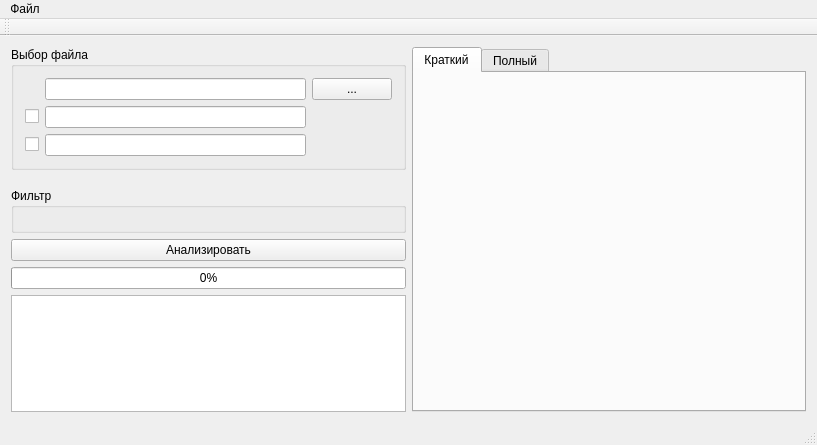
<?xml version="1.0" encoding="UTF-8"?>
<ui version="4.0">
 <class>MainWindow</class>
 <widget class="QMainWindow" name="MainWindow">
  <property name="geometry">
   <rect>
    <x>0</x>
    <y>0</y>
    <width>817</width>
    <height>445</height>
   </rect>
  </property>
  <property name="windowTitle">
   <string>MainWindow</string>
  </property>
  <widget class="QWidget" name="centralWidget">
   <layout class="QGridLayout" name="gridLayout">
    <item row="0" column="0">
     <widget class="QGroupBox" name="fileInputComboBox">
      <property name="title">
       <string>Выбор файла</string>
      </property>
      <layout class="QGridLayout" name="gridLayout_2">
       <item row="1" column="0">
        <widget class="QCheckBox" name="docNameCheckBox">
         <property name="text">
          <string/>
         </property>
        </widget>
       </item>
       <item row="2" column="1">
        <widget class="QLineEdit" name="designationLineEdit"/>
       </item>
       <item row="1" column="1">
        <widget class="QLineEdit" name="docNameLineEdit"/>
       </item>
       <item row="2" column="0">
        <widget class="QCheckBox" name="designationCheckBox">
         <property name="text">
          <string/>
         </property>
        </widget>
       </item>
       <item row="0" column="1">
        <widget class="QLineEdit" name="fileNameLineEdit"/>
       </item>
       <item row="0" column="2">
        <widget class="QPushButton" name="fileDialogButton">
         <property name="sizePolicy">
          <sizepolicy hsizetype="Minimum" vsizetype="Fixed">
           <horstretch>0</horstretch>
           <verstretch>0</verstretch>
          </sizepolicy>
         </property>
         <property name="text">
          <string>...</string>
         </property>
         <property name="iconSize">
          <size>
           <width>16</width>
           <height>16</height>
          </size>
         </property>
        </widget>
       </item>
      </layout>
     </widget>
    </item>
    <item row="3" column="0">
     <widget class="QGroupBox" name="filterComboBox">
      <property name="title">
       <string>Фильтр</string>
      </property>
      <layout class="QGridLayout" name="gridLayout_5">
       <item row="0" column="0">
        <widget class="QWidget" name="filtersWidget" native="true"/>
       </item>
      </layout>
      <zorder>fileInputComboBox</zorder>
      <zorder>filtersWidget</zorder>
     </widget>
    </item>
    <item row="5" column="0">
     <widget class="QProgressBar" name="progressBar">
      <property name="value">
       <number>0</number>
      </property>
     </widget>
    </item>
    <item row="4" column="0">
     <widget class="QPushButton" name="analyzeButton">
      <property name="text">
       <string>Анализировать</string>
      </property>
     </widget>
    </item>
    <item row="6" column="0">
     <widget class="QTextEdit" name="logTextEdit"/>
    </item>
    <item row="0" column="1" rowspan="7">
     <widget class="QTabWidget" name="tabWidget">
      <property name="currentIndex">
       <number>0</number>
      </property>
      <widget class="QWidget" name="tabWidgetPage1" native="true">
       <attribute name="title">
        <string>Краткий</string>
       </attribute>
       <layout class="QGridLayout" name="gridLayout_3">
        <item row="0" column="0">
         <widget class="QWidget" name="shortReportWidget" native="true"/>
        </item>
       </layout>
      </widget>
      <widget class="QWidget" name="tabWidgetPage2" native="true">
       <attribute name="title">
        <string>Полный</string>
       </attribute>
       <layout class="QGridLayout" name="gridLayout_4">
        <item row="0" column="0">
         <widget class="QWidget" name="fullReportWidget" native="true"/>
        </item>
       </layout>
      </widget>
     </widget>
    </item>
   </layout>
  </widget>
  <widget class="QMenuBar" name="menuBar">
   <property name="geometry">
    <rect>
     <x>0</x>
     <y>0</y>
     <width>817</width>
     <height>20</height>
    </rect>
   </property>
   <widget class="QMenu" name="menuFile">
    <property name="title">
     <string>Файл</string>
    </property>
    <addaction name="separator"/>
    <addaction name="actionPrint_to_PDF"/>
    <addaction name="actionPrint_to_XLSX"/>
   </widget>
   <addaction name="menuFile"/>
  </widget>
  <widget class="QToolBar" name="mainToolBar">
   <attribute name="toolBarArea">
    <enum>TopToolBarArea</enum>
   </attribute>
   <attribute name="toolBarBreak">
    <bool>false</bool>
   </attribute>
  </widget>
  <widget class="QStatusBar" name="statusBar"/>
  <action name="actionPrint_to_PDF">
   <property name="text">
    <string>Печать в PDF</string>
   </property>
  </action>
  <action name="actionPrint_to_XLSX">
   <property name="text">
    <string>Печать в XLSX</string>
   </property>
  </action>
 </widget>
 <layoutdefault spacing="6" margin="11"/>
 <resources/>
 <connections/>
</ui>
